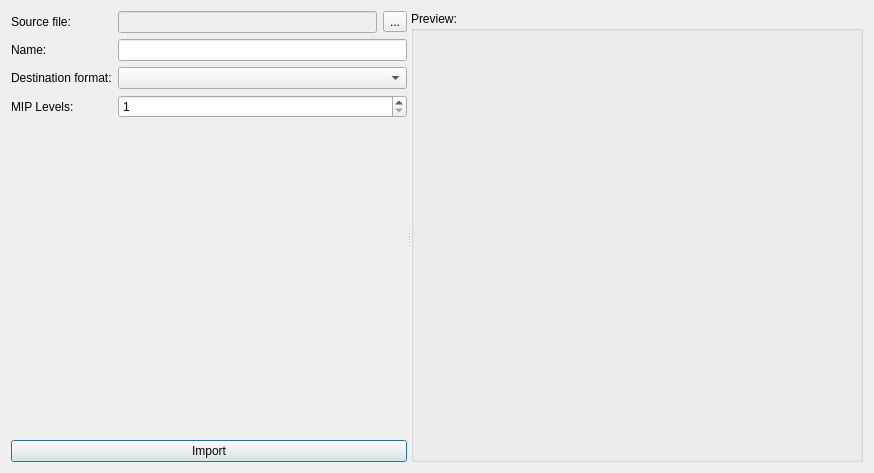
<?xml version="1.0" encoding="UTF-8"?>
<ui version="4.0">
 <class>ImportTextureDialog</class>
 <widget class="QDialog" name="ImportTextureDialog">
  <property name="geometry">
   <rect>
    <x>0</x>
    <y>0</y>
    <width>874</width>
    <height>473</height>
   </rect>
  </property>
  <property name="windowTitle">
   <string>Import Texture</string>
  </property>
  <layout class="QVBoxLayout" name="verticalLayout_2">
   <item>
    <widget class="QSplitter" name="splitter">
     <property name="orientation">
      <enum>Qt::Horizontal</enum>
     </property>
     <widget class="QWidget" name="">
      <layout class="QVBoxLayout" name="verticalLayout">
       <item>
        <layout class="QFormLayout" name="formLayout">
         <item row="0" column="0">
          <widget class="QLabel" name="label">
           <property name="text">
            <string>Source file: </string>
           </property>
          </widget>
         </item>
         <item row="0" column="1">
          <layout class="QHBoxLayout" name="horizontalLayout">
           <item>
            <widget class="QLineEdit" name="sourcePathEdit">
             <property name="enabled">
              <bool>false</bool>
             </property>
            </widget>
           </item>
           <item>
            <widget class="QToolButton" name="selectSourceTextureButton">
             <property name="text">
              <string>...</string>
             </property>
            </widget>
           </item>
          </layout>
         </item>
         <item row="1" column="0">
          <widget class="QLabel" name="label_4">
           <property name="text">
            <string>Name:</string>
           </property>
          </widget>
         </item>
         <item row="1" column="1">
          <widget class="QLineEdit" name="textureName">
           <property name="maxLength">
            <number>512</number>
           </property>
          </widget>
         </item>
         <item row="2" column="0">
          <widget class="QLabel" name="label_3">
           <property name="text">
            <string>Destination format:</string>
           </property>
          </widget>
         </item>
         <item row="2" column="1">
          <widget class="QComboBox" name="destinationFormatCombo"/>
         </item>
         <item row="3" column="0">
          <widget class="QLabel" name="label_2">
           <property name="text">
            <string>MIP Levels:</string>
           </property>
          </widget>
         </item>
         <item row="3" column="1">
          <widget class="QSpinBox" name="mipLevels">
           <property name="minimum">
            <number>1</number>
           </property>
           <property name="maximum">
            <number>8</number>
           </property>
          </widget>
         </item>
        </layout>
       </item>
       <item>
        <widget class="QPushButton" name="importButton">
         <property name="text">
          <string>Import</string>
         </property>
        </widget>
       </item>
      </layout>
     </widget>
     <widget class="QGroupBox" name="previewBox">
      <property name="title">
       <string>Preview:</string>
      </property>
      <layout class="QHBoxLayout" name="horizontalLayout_2">
       <item>
        <widget class="QLabel" name="previewWidget">
         <property name="minimumSize">
          <size>
           <width>256</width>
           <height>256</height>
          </size>
         </property>
         <property name="text">
          <string/>
         </property>
         <property name="alignment">
          <set>Qt::AlignCenter</set>
         </property>
        </widget>
       </item>
      </layout>
     </widget>
    </widget>
   </item>
  </layout>
 </widget>
 <resources/>
 <connections/>
</ui>
